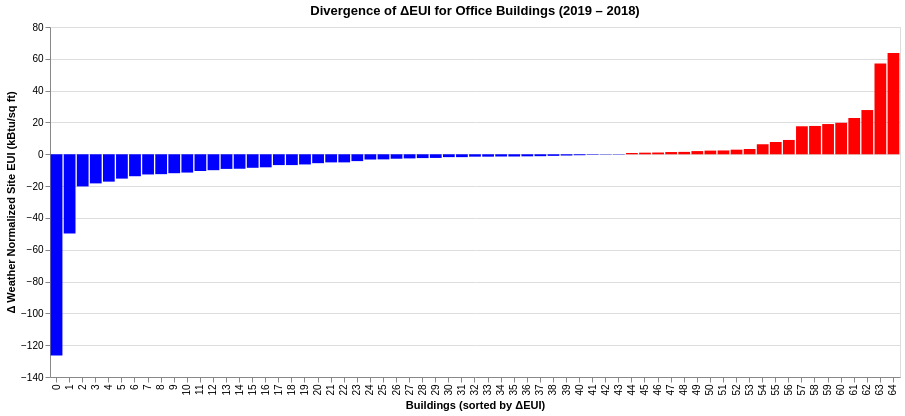

Notebook source saved alongside this figure:
### Code cell
plot_delta_divergence(
    df=energy_data,
    ptype="office",
    year_before=2018,
    year_after=2019,
    eui_col="Weather Normalized Site EUI (kBtu/sq ft)",
    name_col="Property Name",
)

### Figure 1 — Vega-Lite specification as saved in the notebook (floating-point values rounded to 4 significant figures)
{"config": {"view": {"continuousWidth": 300, "continuousHeight": 300}}, "data": {"name": "data-377ef1107b97e3ccb34d4f50054008d6"}, "mark": {"type": "bar"}, "encoding": {"color": {"field": "color", "scale": null, "type": "nominal"}, "tooltip": [{"field": "ID", "title": "Building ID", "type": "nominal"}, {"field": "Property Name", "title": "Property Name", "type": "nominal"}, {"field": "2018", "title": "EUI 2018", "type": "quantitative"}, {"field": "2019", "title": "EUI 2019", "type": "quantitative"}, {"field": "delta", "title": "ΔEUI", "type": "quantitative"}], "x": {"field": "xpos", "title": "Buildings (sorted by ΔEUI)", "type": "ordinal"}, "y": {"field": "delta", "title": "Δ Weather Normalized Site EUI (kBtu/sq ft)", "type": "quantitative"}}, "height": 350, "params": [{"name": "param_1e9efca18e7a2868", "select": {"type": "interval", "encodings": ["x", "y"]}, "bind": "scales"}], "title": "Divergence of ΔEUI for Office Buildings (2019 – 2018)", "width": 850, "$schema": "https://vega.github.io/schema/vega-lite/v6.1.0.json", "datasets": {"data-377ef1107b97e3ccb34d4f50054008d6": [{"ID": 251769, "Property Name": "u.s. cellular plaza - 8410 _ goby llc", "2018": 227.1, "2019": 100.6, "delta": -126.5, "xpos": 0, "color": "blue"}, {"ID": 101920, "Property Name": "wrigley building", "2018": 87.0, "2019": 37.2, "delta": -49.8, "xpos": 1, "color": "blue"}, {"ID": 101848, "Property Name": "200 west monroe", "2018": 58.9, "2019": 38.7, "delta": -20.2, "xpos": 2, "color": "blue"}, {"ID": 250115, "Property Name": "city hall", "2018": 170.1, "2019": 151.8, "delta": -18.3, "xpos": 3, "color": "blue"}, {"ID": 103595, "Property Name": "chicago board of trade building", "2018": 99.6, "2019": 82.4, "delta": -17.2, "xpos": 4, "color": "blue"}, {"ID": 101756, "Property Name": "cook county building", "2018": 121.3, "2019": 106.0, "delta": -15.3, "xpos": 5, "color": "blue"}, {"ID": 103733, "Property Name": "international tower", "2018": 117.7, "2019": 103.9, "delta": -13.8, "xpos": 6, "color": "blue"}, {"ID": 250155, "Property Name": "nmh 211 east ontario", "2018": 74.9, "2019": 62.2, "delta": -12.7, "xpos": 7, "color": "blue"}, {"ID": 160142, "Property Name": "u.s. cellular plaza - 8430 _ goby llc", "2018": 61.9, "2019": 49.4, "delta": -12.5, "xpos": 8, "color": "blue"}, {"ID": 252095, "Property Name": "press office building", "2018": 113.1, "2019": 101.2, "delta": -11.9, "xpos": 9, "color": "blue"}, {"ID": 156731, "Property Name": "seventy east", "2018": 41.1, "2019": 29.6, "delta": -11.5, "xpos": 10, "color": "blue"}, {"ID": 173612, "Property Name": "bell federal building", "2018": 116.6, "2019": 106.1, "delta": -10.5, "xpos": 11, "color": "blue"}, {"ID": 156782, "Property Name": "chicago medical society", "2018": 69.8, "2019": 59.8, "delta": -10.0, "xpos": 12, "color": "blue"}, {"ID": 252048, "Property Name": "levi hall", "2018": 114.1, "2019": 104.9, "delta": -9.2, "xpos": 13, "color": "blue"}, {"ID": 101954, "Property Name": "garland building", "2018": 134.7, "2019": 125.6, "delta": -9.1, "xpos": 14, "color": "blue"}, {"ID": 101737, "Property Name": "100 north riverside plaza", "2018": 76.4, "2019": 67.9, "delta": -8.5, "xpos": 15, "color": "blue"}, {"ID": 175961, "Property Name": "300 north elizabeth", "2018": 167.2, "2019": 159.0, "delta": -8.2, "xpos": 16, "color": "blue"}, {"ID": 101807, "Property Name": "fine arts building", "2018": 110.6, "2019": 103.8, "delta": -6.8, "xpos": 17, "color": "blue"}, {"ID": 156500, "Property Name": "flat iron building", "2018": 108.8, "2019": 102.0, "delta": -6.8, "xpos": 18, "color": "blue"}, {"ID": 105938, "Property Name": "harper court", "2018": 109.5, "2019": 103.1, "delta": -6.4, "xpos": 19, "color": "blue"}, {"ID": 253984, "Property Name": "311 w. superior, llc", "2018": 82.4, "2019": 76.8, "delta": -5.6, "xpos": 20, "color": "blue"}, {"ID": 250164, "Property Name": "cumberland centre - building 1", "2018": 60.7, "2019": 55.6, "delta": -5.1, "xpos": 21, "color": "blue"}, {"ID": 101850, "Property Name": "one east wacker", "2018": 75.0, "2019": 69.9, "delta": -5.1, "xpos": 22, "color": "blue"}, {"ID": 103685, "Property Name": "one north state", "2018": 64.7, "2019": 60.4, "delta": -4.3, "xpos": 23, "color": "blue"}, {"ID": 101935, "Property Name": "500 n michigan", "2018": 65.6, "2019": 62.3, "delta": -3.3, "xpos": 24, "color": "blue"}, {"ID": 131633, "Property Name": "fulton-loomis-carroll condominium association", "2018": 43.8, "2019": 40.6, "delta": -3.2, "xpos": 25, "color": "blue"}, {"ID": 101790, "Property Name": "the jewelers building", "2018": 73.4, "2019": 70.6, "delta": -2.8, "xpos": 26, "color": "blue"}, {"ID": 101856, "Property Name": "111 west jackson", "2018": 102.0, "2019": 99.4, "delta": -2.6, "xpos": 27, "color": "blue"}, {"ID": 103647, "Property Name": "135 s lasalle property llc", "2018": 113.1, "2019": 110.7, "delta": -2.4, "xpos": 28, "color": "blue"}, {"ID": 101950, "Property Name": "332 property llc", "2018": 95.6, "2019": 93.3, "delta": -2.3, "xpos": 29, "color": "blue"}, {"ID": 164517, "Property Name": "saint vincent center", "2018": 137.8, "2019": 136.0, "delta": -1.8, "xpos": 30, "color": "blue"}, {"ID": 103759, "Property Name": "headquarters", "2018": 90.9, "2019": 89.1, "delta": -1.8, "xpos": 31, "color": "blue"}, {"ID": 103656, "Property Name": "merchandise mart", "2018": 62.3, "2019": 60.8, "delta": -1.5, "xpos": 32, "color": "blue"}, {"ID": 101733, "Property Name": "two north riverside plaza", "2018": 64.7, "2019": 63.2, "delta": -1.5, "xpos": 33, "color": "blue"}, {"ID": 101841, "Property Name": "122 property llc", "2018": 130.4, "2019": 129.0, "delta": -1.4, "xpos": 34, "color": "blue"}, {"ID": 101881, "Property Name": "25 e washington", "2018": 40.4, "2019": 39.0, "delta": -1.4, "xpos": 35, "color": "blue"}, {"ID": 129920, "Property Name": "the thompson building", "2018": 113.3, "2019": 112.0, "delta": -1.3, "xpos": 36, "color": "blue"}, {"ID": 101834, "Property Name": "one north franklin", "2018": 51.8, "2019": 50.6, "delta": -1.2, "xpos": 37, "color": "blue"}, {"ID": 101742, "Property Name": "james r thompson center", "2018": 104.2, "2019": 103.2, "delta": -1.0, "xpos": 38, "color": "blue"}, {"ID": 250146, "Property Name": "223 jackson brooks building llc", "2018": 108.0, "2019": 107.2, "delta": -0.8, "xpos": 39, "color": "blue"}, {"ID": 101835, "Property Name": "230 w monroe", "2018": 90.4, "2019": 89.8, "delta": -0.6, "xpos": 40, "color": "blue"}, {"ID": 175523, "Property Name": "222 west hubbard street", "2018": 75.2, "2019": 74.9, "delta": -0.3, "xpos": 41, "color": "blue"}, {"ID": 101765, "Property Name": "77 west wacker drive", "2018": 56.3, "2019": 56.1, "delta": -0.2, "xpos": 42, "color": "blue"}, {"ID": 156576, "Property Name": "rice building", "2018": 49.8, "2019": 49.6, "delta": -0.2, "xpos": 43, "color": "blue"}, {"ID": 101862, "Property Name": "101 north wacker", "2018": 77.5, "2019": 78.3, "delta": 0.8, "xpos": 44, "color": "red"}, {"ID": 101567, "Property Name": "the monadnock building", "2018": 41.6, "2019": 42.6, "delta": 1.0, "xpos": 45, "color": "red"}, {"ID": 160237, "Property Name": "134 n. lasalle llc", "2018": 86.2, "2019": 87.3, "delta": 1.1, "xpos": 46, "color": "red"}, {"ID": 252042, "Property Name": "edelstone center", "2018": 134.2, "2019": 135.6, "delta": 1.4, "xpos": 47, "color": "red"}, {"ID": 101910, "Property Name": "michael a. bilandic building", "2018": 62.2, "2019": 63.7, "delta": 1.5, "xpos": 48, "color": "red"}, {"ID": 103679, "Property Name": "300 south riverside plaza", "2018": 58.8, "2019": 60.8, "delta": 2.0, "xpos": 49, "color": "red"}, {"ID": 160184, "Property Name": "29 e. madison llc", "2018": 123.5, "2019": 125.8, "delta": 2.3, "xpos": 50, "color": "red"}, {"ID": 252060, "Property Name": "woodlawn social services center", "2018": 106.4, "2019": 108.8, "delta": 2.4, "xpos": 51, "color": "red"}, {"ID": 101827, "Property Name": "burnham center", "2018": 82.2, "2019": 85.1, "delta": 2.9, "xpos": 52, "color": "red"}, {"ID": 250059, "Property Name": "311 city services", "2018": 139.8, "2019": 143.1, "delta": 3.3, "xpos": 53, "color": "red"}, {"ID": 175450, "Property Name": "goodman theatre", "2018": 276.4, "2019": 282.7, "delta": 6.3, "xpos": 54, "color": "red"}, {"ID": 101961, "Property Name": "inland steel building", "2018": 96.1, "2019": 103.8, "delta": 7.7, "xpos": 55, "color": "red"}, {"ID": 250148, "Property Name": "8 s. michigan ave", "2018": 101.1, "2019": 110.1, "delta": 9.0, "xpos": 56, "color": "red"}, {"ID": 252057, "Property Name": "beecher, kelley, green, foster, social science research building", "2018": 90.1, "2019": 107.7, "delta": 17.6, "xpos": 57, "color": "red"}, {"ID": 102157, "Property Name": "prudential plaza", "2018": 70.6, "2019": 88.4, "delta": 17.8, "xpos": 58, "color": "red"}, {"ID": 101795, "Property Name": "541 n fairbanks", "2018": 89.1, "2019": 108.1, "delta": 19.0, "xpos": 59, "color": "red"}, {"ID": 118351, "Property Name": "courthouse place", "2018": 65.9, "2019": 85.7, "delta": 19.8, "xpos": 60, "color": "red"}, {"ID": 173625, "Property Name": "burnham 600", "2018": 101.5, "2019": 124.3, "delta": 22.8, "xpos": 61, "color": "red"}, {"ID": 251286, "Property Name": "101 grand", "2018": 135.5, "2019": 163.3, "delta": 27.8, "xpos": 62, "color": "red"}, {"ID": 101876, "Property Name": "55 e jackson blvd", "2018": 129.5, "2019": 186.5, "delta": 57.0, "xpos": 63, "color": "red"}, {"ID": 111893, "Property Name": "chicago transit authority - 120 n. racine", "2018": 105.7, "2019": 169.4, "delta": 63.7, "xpos": 64, "color": "red"}]}}
